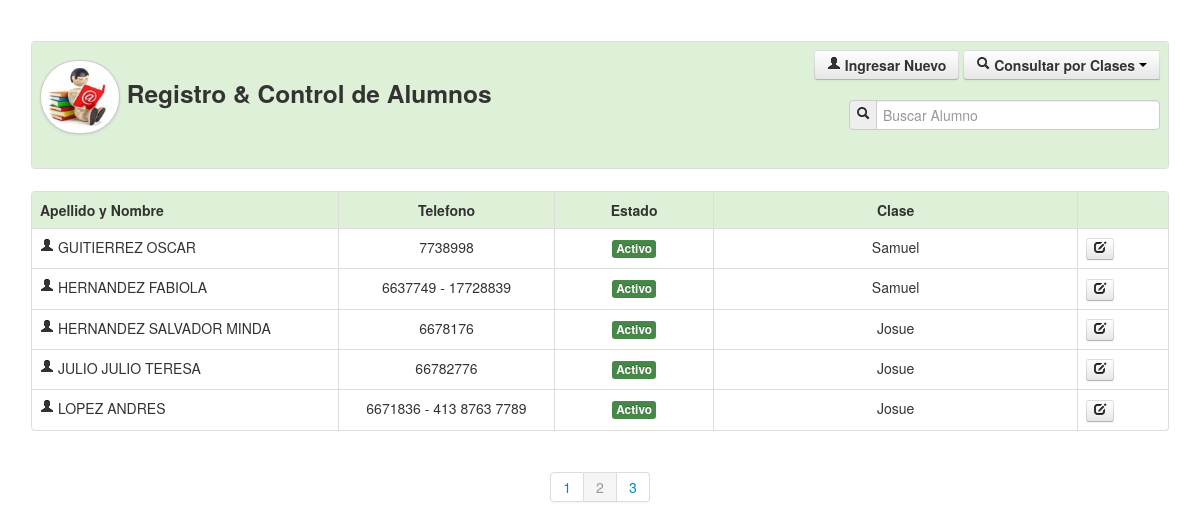
Before: /alumnos.php?pag=2 (signed in) with the older database file.
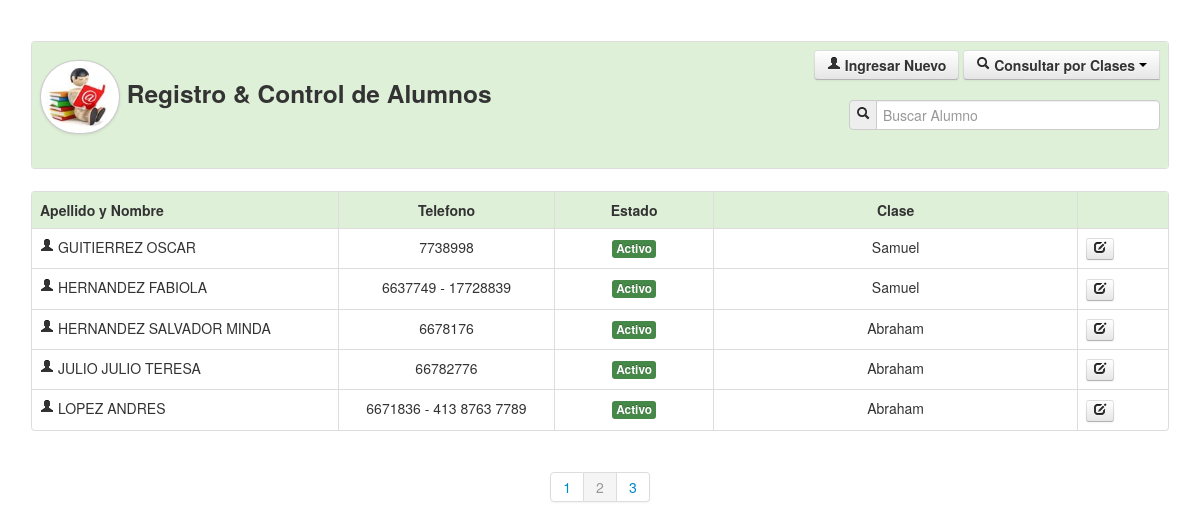
After: the same page with the newer database file.
### tables this page shows
CREATE TABLE IF NOT EXISTS `alumnos` (
  `id` int(11) NOT NULL AUTO_INCREMENT,
  `nombre` varchar(255) NOT NULL,
  `apellido` varchar(255) NOT NULL,
  `rut` varchar(255) NOT NULL,
  `telefono` varchar(255) NOT NULL,
  `fechan` date NOT NULL,
  `folio` varchar(255) NOT NULL,
  `curso` varchar(255) NOT NULL,
  `estado` varchar(255) NOT NULL,
  `maestro` varchar(255) NOT NULL,
  `pension` varchar(255) NOT NULL,
  `domicilio` varchar(255) NOT NULL,
  `estado_civil` varchar(255) NOT NULL,
  `grado` varchar(255) NOT NULL,
  PRIMARY KEY (`id`)
);

CREATE TABLE IF NOT EXISTS `salones` (
  `id` int(11) NOT NULL AUTO_INCREMENT,
  `nombre` varchar(255) NOT NULL,
  `curso` varchar(255) NOT NULL,
  `estado` varchar(255) NOT NULL,
  PRIMARY KEY (`id`)
);

### Connections/Local.php (called while the page is built, shortened)
<?php
	function limpiar($tags){
		$tags = strip_tags($tags);
		$tags = stripslashes($tags);
		$tags = mysql_real_escape_string($tags);
		return $tags;
	}
?>

### Class/class_alumnos.php (called while the page is built, shortened)
<?php
include_once('Connections/Local.php');
class Consultar_Salones{
	private $fetch;
	function __construct($codigo){
		$this->consulta = mysql_query("SELECT * FROM salones WHERE id='$codigo'");
		$this->fetch = mysql_fetch_array($this->consulta);
	}
	function consultar($campo){
		return $this->fetch[$campo];
	}
}
?>

### alumnos.php (the view, shortened to what this page needs)
<?php
		include_once('Connections/Local.php');
		include_once('Class/funciones.php');
		include_once('Class/class_alumnos.php');
		$maximo=5;
		if(!empty($_GET['pag'])){
			$pag=limpiar($_GET['pag']);
		}else{
			$pag=1;
		}
		$inicio=($pag-1)*$maximo;
			$cans=mysql_query("SELECT COUNT(nombre)as total FROM alumnos");
			if($dat=mysql_fetch_array($cans)){
				$total=$dat['total'];
			}
?>
<!DOCTYPE html>
<html lang="en">
<head>
    <link href="css/bootstrap.css" rel="stylesheet">
    <link href="css/bootstrap-responsive.css" rel="stylesheet">
    <link href="css/docs.css" rel="stylesheet">
    <link href="js/google-code-prettify/prettify.css" rel="stylesheet">
</head>
<body data-spy="scroll" data-target=".bs-docs-sidebar">
<div align="center">
    <table width="95%" border="0">
      <tr>
        <td>
       	  <table class="table table-bordered">
              <tr class="success">
                <td>
                    <div class="row-fluid">
                      <div class="span6">
                        	<h3><img src="img/icono_alumno.jpg" class="img-circle img-polaroid" width="70" height="65">
                        	Registro & Control de Alumnos</h3>
                      </div>
                      <div class="span6">
                      	<div align="right">
                       	<a href="crear_alumno.php" class="btn">
                            	<strong><i class="icon-user"></i> Ingresar Nuevo</strong>
                        </a>
                        <div class="btn-group">
                            <button class="btn" data-toggle="dropdown">
                            	<i class="icon-search"></i> <strong>Consultar por Clases</strong> <span class="caret"></span>
                            </button>
                        </div>
                        <br><br>
                        <form name="form1" method="post" action="">
                            <div class="input-prepend">
                                <span class="add-on"><i class="icon-search"></i></span>
                                <input name="bus" type="text" placeholder="Buscar Alumno" class="input-xlarge" autocomplete="off">
                            </div>
                        </form>
                        </div>
                      </div>
                    </div>
                </td>
              </tr>
            </table>
        </td>
      </tr>
      <tr>
        <td>
        	<table class="table table-bordered table table-hover">
              <tr class="success">
                <td width="27%"><strong>Apellido y Nombre</strong></td>
                <td width="19%"><center><strong>Telefono</strong></center></td>
                <td width="14%"><center><strong>Estado</strong></center></td>
                <td width="32%"><center><strong>Clase</strong></center></td>
                <td width="8%">&nbsp;</td>
              </tr>
              <?php
			  	if(empty($_GET['cursos'])){
					if(empty($_POST['bus'])){
						$sql="SELECT * FROM alumnos ORDER BY apellido LIMIT $inicio, $maximo";
					}else{
						$bus=limpiar($_POST['bus']);
						$sql="SELECT * FROM alumnos WHERE nombre LIKE '$bus%' or apellido LIKE '$bus%' or rut='$bus' ORDER BY apellido LIMIT $inicio, $maximo";
					}
				}
			  	$can=mysql_query($sql);
				while($dato=mysql_fetch_array($can)){
					$salones = new Consultar_Salones($dato['curso']);
			  ?>
                  <tr>
                    <td><i class="icon-user"></i> <?php echo trim($dato['apellido']).' '.trim($dato['nombre']); ?></td>
                    <td><center><?php echo $dato['telefono']; ?></center></td>
                    <td>
                    	<center>
                        <a href="alumnos.php?estado=<?php echo $dato['id']; ?>" title="Cambiar Estado">
							<?php echo estado($dato['estado']); ?>
                        </a>
                        </center>
                    </td>
                    <td><center><?php echo $salones->consultar('nombre'); ?></center></td>
                    <td>
                    	<a href="crear_alumno.php?doc=<?php echo $dato['rut']; ?>" class="btn btn-mini" title="Actualizar Informacion">
                    		<i class="icon-edit"></i>
                        </a>
                    </td>
                  </tr>
              <?php } ?>
            </table>
        </td>
      </tr>
    </table>
    <div class="pagination">
        <ul>
        	<?php
			if(empty($_GET['cursos']) and empty($_POST['bus'])){
				$tp = ceil($total/$maximo);
         		for	($n=1; $n<=$tp ; $n++){
					if($pag==$n){
						echo '<li class="active"><a href="alumnos.php?pag='.$n.'">'.$n.'</a></li>';
					}else{
						echo '<li><a href="alumnos.php?pag='.$n.'">'.$n.'</a></li>';
					}
				}
			}
			?>
        </ul>
    </div>
</div>
</body>
</html>

### Class/funciones.php (shortened to what this page needs)
<?php
	function estado($estado){
		if($estado=='s'){
			return '<span class="label label-success">Activo</span>';
		}else{
			return '<span class="label label-important">No Activo</span>';
		}
	}
?>

### css/docs.css (style rules this page uses)
body { position: relative; padding-top: 40px; }

Changed rows visible on the page:
changed alumnos "HERNANDEZ SALVADOR": salones.nombre "Josue" → "Abraham"
changed alumnos "JULIO JULIO": salones.nombre "Josue" → "Abraham"
changed alumnos "LOPEZ": salones.nombre "Josue" → "Abraham"
